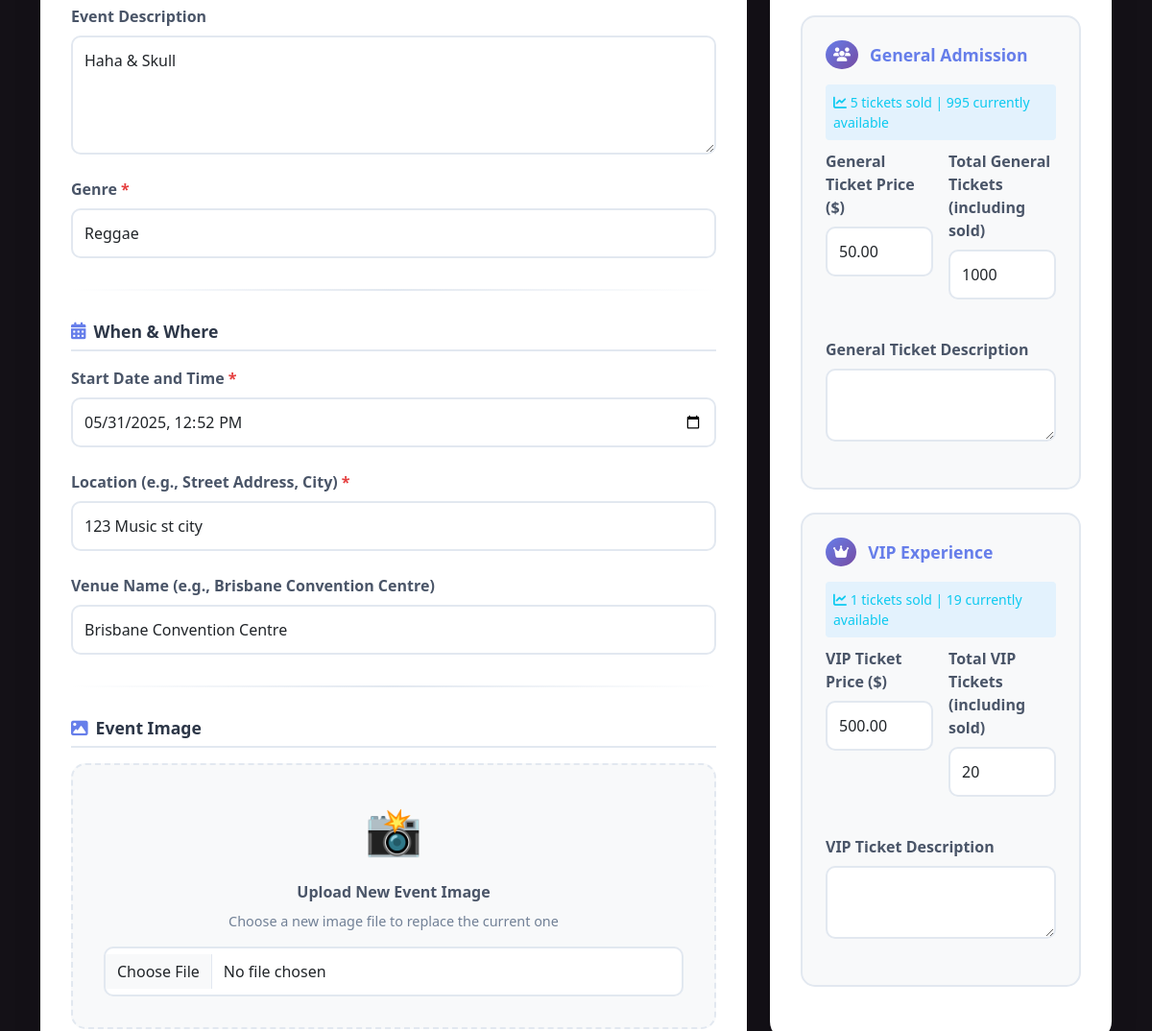
The page /events/7/edit (signed in, middle part) on the database as committed earlier.
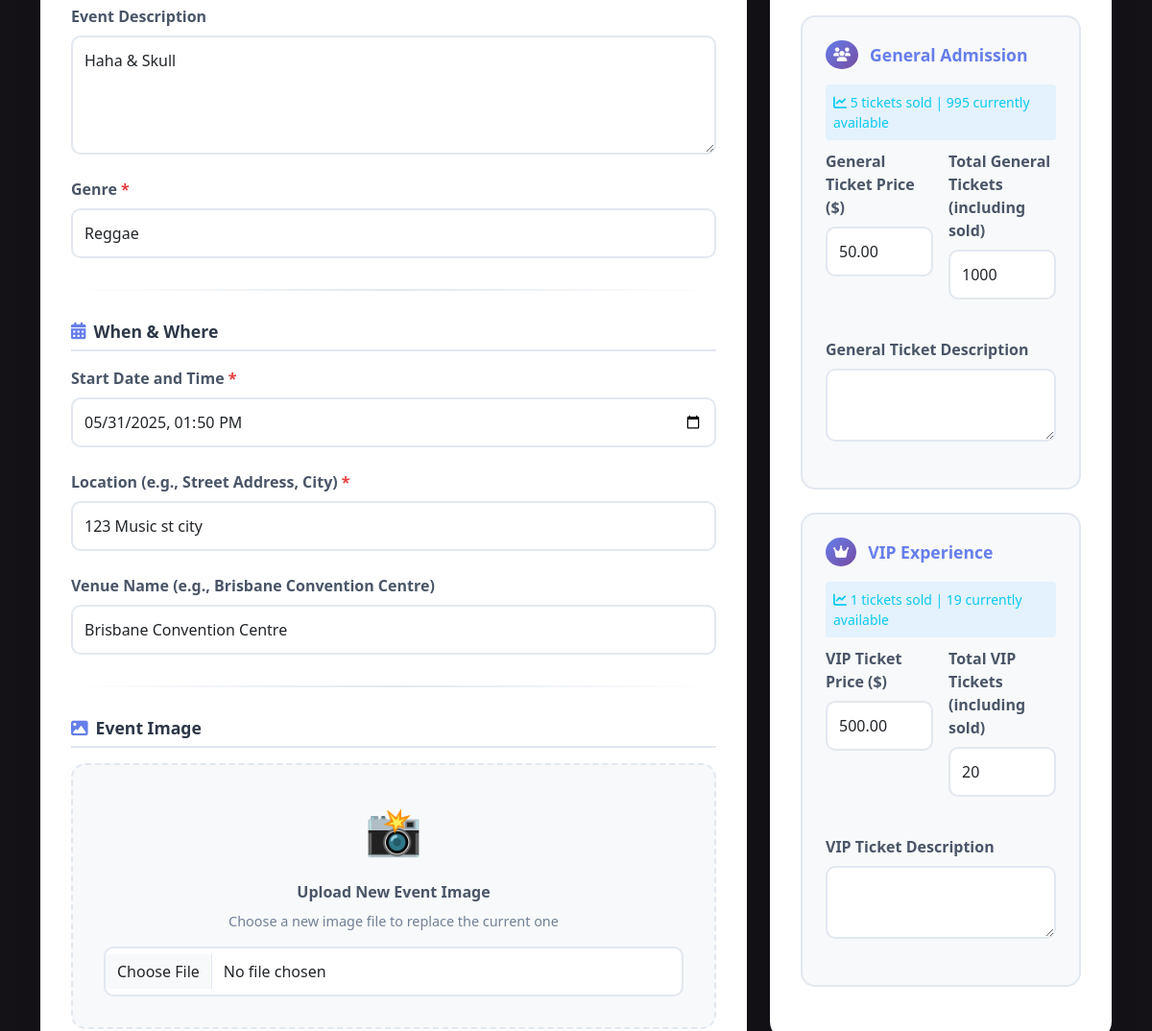
The same page on the database as committed later.
### website/models.py (models this page shows, shortened)
class Event(db.Model):
    __tablename__ = 'events'
    id = db.Column(db.Integer, primary_key=True)  # Unique identifier for the event
    name = db.Column(db.String(120), index=True, nullable=False)  # Event name
    description = db.Column(db.Text, nullable=True)  # Optional detailed description of the event
    image_filename = db.Column(db.String(255), nullable=True)  # Filename of the event's image
    start_datetime = db.Column(db.DateTime, nullable=False)  # Combined start date and time for the event
    location = db.Column(db.String(100), nullable=False)  # General location of the event
    venue = db.Column(db.String(100), nullable=True)  # Specific venue name, optional
    genre_id = db.Column(db.Integer, db.ForeignKey('genres.id'), nullable=False)  # Reference to Genre table
    artist_info = db.Column(db.Text, nullable=True) # Information about the artist(s)
    status = db.Column(db.String(20), default='Open', nullable=False)  # Current status of the event (e.g., Open, Cancelled)
    age_limit = db.Column(db.Integer, nullable=True)
    length = db.Column(db.String(50), nullable=True)
    policies = db.Column(db.Text, nullable=True)
    facebook = db.Column(db.String(255), nullable=True)
    instagram = db.Column(db.String(255), nullable=True)
    twitter = db.Column(db.String(255), nullable=True)
    created_at = db.Column(db.DateTime, default=datetime.now)
    updated_at = db.Column(db.DateTime, default=datetime.now, onupdate=datetime.now)
    created_by = db.Column(db.Integer, db.ForeignKey('users.id'), nullable=False)
    ticket_types = db.relationship('ticket_type', backref='event', lazy='dynamic', cascade="all, delete-orphan") # cascade="all, delete-orphan": https://docs.sqlalchemy.org/en/20/orm/cascades.html
    comments = db.relationship('Comment', backref='event', lazy='dynamic', cascade="all, delete-orphan")
    bookings = db.relationship('Booking', backref='event', lazy='dynamic', cascade="all, delete-orphan")

### website/events.py (the view, shortened to what this page needs)
@eventbp.route('/<int:id>/edit', methods=['GET', 'POST'])
@login_required
def edit_event(id):
    event_to_edit = db.session.query(Event).filter_by(id=id).first_or_404()
    if event_to_edit.created_by != current_user.id:
        flash("You are not authorized to edit this event.", "danger")
        return redirect(url_for('event.details', id=id))
    form = EventForm()
    ticketform = TicketForm()
    if request.method == 'GET':
        form.name.data = event_to_edit.name
        form.description.data = event_to_edit.description
        form.start_datetime.data = event_to_edit.start_datetime
        form.location.data = event_to_edit.location
        form.venue.data = event_to_edit.venue
        form.age_limit.data = event_to_edit.age_limit
        form.length.data = event_to_edit.length
        form.artist_info.data = event_to_edit.artist_info
        form.policies.data = event_to_edit.policies
        form.facebook.data = event_to_edit.facebook
        form.instagram.data = event_to_edit.instagram
        form.twitter.data = event_to_edit.twitter
        if event_to_edit.image_filename and event_to_edit.image_filename.startswith('http'):
            form.image_url.data = event_to_edit.image_filename
    try:
        genres = db.session.scalars(db.select(Genre)).all()
        form.genre.choices = [(genre.id, genre.name) for genre in genres]
    except Exception as e:
        current_app.logger.error(f"Error loading genres for event editing: {e}")
        flash("Error loading page data. Please check genre setup.", "danger")
        form.genre.choices = []
    if request.method == 'GET':
        form.genre.data = event_to_edit.genre_id
        general_t = event_to_edit.ticket_types.filter_by(type_name='General Admission').first()
        if general_t:
            ticketform.general_price.data = int(general_t.price) if general_t.price is not None else None
            general_sold = sum(booking.quantity for booking in general_t.bookings if booking.booking_status == 'confirmed')
            ticketform.general_quantity.data = general_t.quantity_available + general_sold
        vip_t = event_to_edit.ticket_types.filter_by(type_name='VIP').first()
        if vip_t:
            ticketform.vip_price.data = int(vip_t.price) if vip_t.price is not None else None
            vip_sold = sum(booking.quantity for booking in vip_t.bookings if booking.booking_status == 'confirmed')
            ticketform.vip_quantity.data = vip_t.quantity_available + vip_sold
    ticket_sales_info = {}
    general_t = event_to_edit.ticket_types.filter_by(type_name='General Admission').first()
    if general_t:
        general_sold = sum(booking.quantity for booking in general_t.bookings if booking.booking_status == 'confirmed')
        ticket_sales_info['general_sold'] = general_sold
        ticket_sales_info['general_available'] = general_t.quantity_available
    else:
        ticket_sales_info['general_sold'] = 0
        ticket_sales_info['general_available'] = 0
    vip_t = event_to_edit.ticket_types.filter_by(type_name='VIP').first()
    if vip_t:
        vip_sold = sum(booking.quantity for booking in vip_t.bookings if booking.booking_status == 'confirmed')
        ticket_sales_info['vip_sold'] = vip_sold
        ticket_sales_info['vip_available'] = vip_t.quantity_available
    else:
        ticket_sales_info['vip_sold'] = 0
        ticket_sales_info['vip_available'] = 0
    return render_template('events/editEvent.html', form=form, ticketform=ticketform, event_id=event_to_edit.id, event=event_to_edit, title=f"Edit Event: {event_to_edit.name}", ticket_sales_info=ticket_sales_info)

### website/forms.py (shortened to what this page needs)
class TicketForm(FlaskForm):
    general_price = DecimalField('General Ticket Price ($)', validators=[Optional(), NumberRange(min=0, message="Price cannot be negative.")], places=2)
    general_quantity = IntegerField('Total General Tickets (including sold)', validators=[Optional(), NumberRange(min=1, message="Must be a positive number.")])
    general_description = TextAreaField('General Ticket Description', validators=[Optional(), Length(max=500)])
    vip_price = DecimalField('VIP Ticket Price ($)', validators=[Optional(), NumberRange(min=0, message="Price cannot be negative.")], places=2)
    vip_quantity = IntegerField('Total VIP Tickets (including sold)', validators=[Optional(), NumberRange(min=1, message="Must be a positive number.")])
    vip_description = TextAreaField('VIP Ticket Description', validators=[Optional(), Length(max=500)])

### website/templates/events/editEvent.html (shortened to what the changed rows need)
{% extends 'base.html' %}
{% from "bootstrap5/form.html" import render_form %}
{% block head %}
    <link rel="stylesheet" href="{{ url_for('static', filename='style/editEvent.css') }}">
{% endblock %}
{% block content %}
<div class="container">
    {% set current_event = event %}
    <form method="POST" action="{{ url_for('event.edit_event', id=event_id) }}" enctype="multipart/form-data" novalidate>
        <div class="row">
            <div class="col-lg-8 mb-4">
                <div class="form-card">
                    <div class="form-card-body">
                        <div class="form-section">
                            <div class="form-group">
                                {{ form.description.label(class="form-label") }}
                                {{ form.description(class="form-control", rows="4") }}
                            </div>
                            <div class="form-group">
                                {{ form.genre.label(class="form-label required-field") }}
                                {{ form.genre(class="form-control" + (" is-invalid" if form.genre.errors else "")) }}
                            </div>
                        </div>
                        <div class="form-section">
                            <div class="form-group">
                                {{ form.start_datetime.label(class="form-label required-field") }}
                                {{ form.start_datetime(class="form-control" + (" is-invalid" if form.start_datetime.errors else "")) }}
                            </div>
                            <div class="form-group">
                                {{ form.location.label(class="form-label required-field") }}
                                {{ form.location(class="form-control" + (" is-invalid" if form.location.errors else "")) }}
                            </div>
                            {% if form.venue %}
                                <div class="form-group">
                                    {{ form.venue.label(class="form-label") }}
                                    {{ form.venue(class="form-control") }}
                                </div>
                            {% endif %}
                        </div>
                    </div>
                </div>
            </div>
        </div>
    </form>
</div>
{% endblock %}

Rows that differ between the two databases and show on the page:
changed Event "Haha & Skull": start_datetime "05/31/2025 12:52" → "05/31/2025 13:50"
